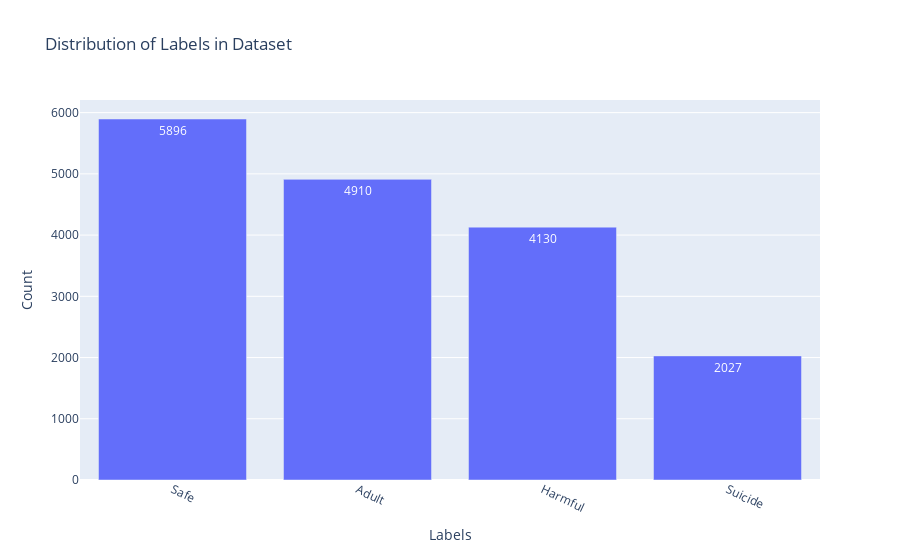

Notebook code for this chart:
### Markdown cell above
##### **Check data & class distribution**

### Code cell
# Count the occurrences of each label
label_counts = df["Label"].value_counts().reset_index()
label_counts.columns = ["Label", "Count"]

# Create bar chart using Plotly
fig = px.bar(
    label_counts, 
    x="Label", 
    y="Count", 
    title="Distribution of Labels in Dataset",
    labels={"Label": "Labels", "Count": "Count"},
    text_auto=True
)

# Update layout for better readability
fig.update_layout(
    xaxis_tickangle=25,
    xaxis_title="Labels",
    yaxis_title="Count"
)

# Show the chart
fig.show()

### Figure 1 — Plotly figure (JSON) as saved in the notebook; plotly's stock layout.template omitted (floating-point values rounded to 4 significant figures)
{"data": [{"hovertemplate": "Labels=%{x}<br>Count=%{y}<extra></extra>", "legendgroup": "", "marker": {"color": "#636efa", "pattern": {"shape": ""}}, "name": "", "orientation": "v", "showlegend": false, "textposition": "auto", "texttemplate": "%{y}", "type": "bar", "x": ["Safe", "Adult", "Harmful", "Suicide"], "xaxis": "x", "y": [5896, 4910, 4130, 2027], "yaxis": "y"}], "layout": {"barmode": "relative", "legend": {"tracegroupgap": 0}, "title": {"text": "Distribution of Labels in Dataset"}, "xaxis": {"anchor": "y", "domain": [0, 1], "tickangle": 25, "title": {"text": "Labels"}}, "yaxis": {"anchor": "x", "domain": [0, 1], "title": {"text": "Count"}}}}
